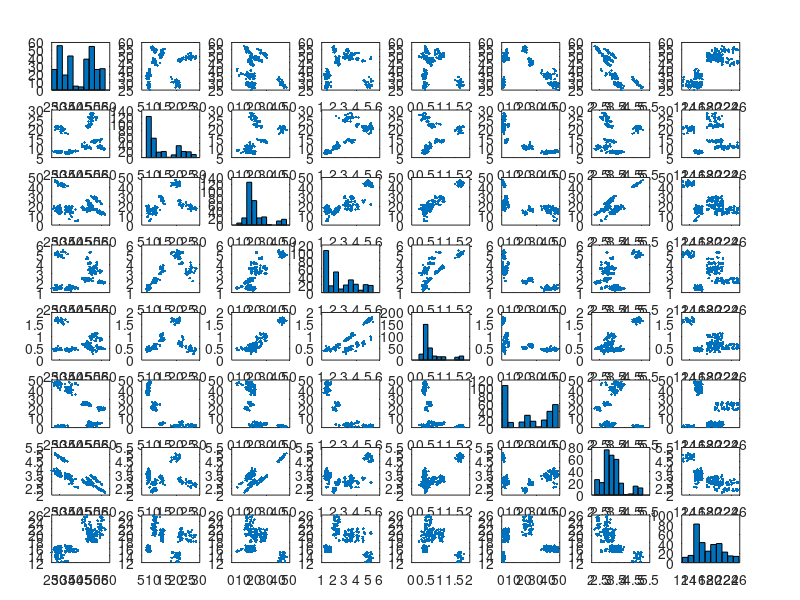

MATLAB code to generate this figure: (Note: this script raises an error after producing the figure.)
close all;
clear;
clc;


raw = importdata("pizza.csv"); % assumes csv file is in same directory
data = raw.data;
titles = raw.textdata;
figure
[~,ax] = plotmatrix(data(:,3:end)); % ignore all parameters except subplot axes

% ax in this case is a K x K (K columns being plotted) matrix of axes for each subplot
font = 12; % font size

% Formatting subplots - you can also make your own array of titles like title = {'one', 'two', 'three'...}
for i = 1:length(ax)
    ax(i,1).YLabel.String = titles(i+2);
    ax(i,1).YLabel.FontSize = font;
    ax(end,i).XLabel.String = titles(i+2);
    ax(end,i).XLabel.FontSize = font;
end

figure
scatter(data(:,3),data(:,9));
title("Moisture vs Calories");
xlabel("Moisture per 100g (%)");
ylabel("Calories per 100 grams (100's of cal)")

figure
scatter(data(:,5),data(:,9));
title("Fat vs Calories");
xlabel("Fat per 100g (g)");
ylabel("Calories per 100 grams (100's of cal)")

figure
scatter(data(:,6),data(:,7));
title("Ash vs Sodium");
xlabel("Ash per 100g (g)");
ylabel("Sodium per 100 grams (g)")

size = size(data);
data_cs = zeros(size);
means = zeros(1,size(2)-2);
stds = zeros(1,size(2)-2);
data_cs(:, 1:2) = data (:, 1:2);
for i = 3:size(2)
    col_mean = mean(data (:, i));
    col_std = std(data (:, i));
    means(i-2) = col_mean;
    stds(i-2) = col_std;
    data_cs(:, i) = (data(:, i)-col_mean)/col_std;
end

figure
scatter(data(:,5),data(:,4));
title("Fat vs Protein");
xlabel("Fat per 100g (g)");
ylabel("Protein per 100 grams (g)")


